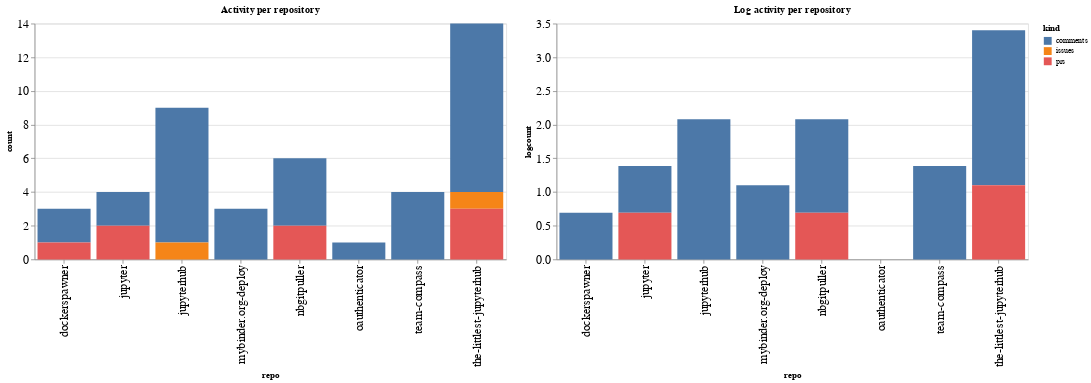

The cell this chart's notebook holds for it:
### Code cell
ch1 = alt.Chart(repo_summaries, width=600, title="Activity per repository").mark_bar().encode(
    x='repo',
    y='count',
    color='kind',
    tooltip="kind"
)

ch2 = alt.Chart(repo_summaries, width=600, title="Log activity per repository").mark_bar().encode(
    x='repo',
    y='logcount',
    color='kind',
    tooltip="kind"
)

ch1 | ch2

### Figure 1 — Vega-Lite specification as saved in the notebook (floating-point values rounded to 4 significant figures)
{"config": {"axisLeft": {"labelFontSize": 15}, "axisBottom": {"labelFontSize": 15}}, "hconcat": [{"mark": "bar", "encoding": {"color": {"type": "nominal", "field": "kind"}, "tooltip": {"type": "nominal", "field": "kind"}, "x": {"type": "nominal", "field": "repo"}, "y": {"type": "quantitative", "field": "count"}}, "title": "Activity per repository", "width": 600}, {"mark": "bar", "encoding": {"color": {"type": "nominal", "field": "kind"}, "tooltip": {"type": "nominal", "field": "kind"}, "x": {"type": "nominal", "field": "repo"}, "y": {"type": "quantitative", "field": "logcount"}}, "title": "Log activity per repository", "width": 600}], "data": {"name": "data-d170c254f53f2bb14edc9e19d6d9e562"}, "$schema": "https://vega.github.io/schema/vega-lite/v4.8.1.json", "datasets": {"data-d170c254f53f2bb14edc9e19d6d9e562": [{"repo": "dockerspawner", "kind": "comments", "count": 2, "logcount": 0.6931}, {"repo": "dockerspawner", "kind": "prs", "count": 1, "logcount": 0.0}, {"repo": "jupyter", "kind": "comments", "count": 2, "logcount": 0.6931}, {"repo": "jupyter", "kind": "prs", "count": 2, "logcount": 0.6931}, {"repo": "jupyterhub", "kind": "comments", "count": 8, "logcount": 2.079}, {"repo": "jupyterhub", "kind": "issues", "count": 1, "logcount": 0.0}, {"repo": "mybinder.org-deploy", "kind": "comments", "count": 3, "logcount": 1.099}, {"repo": "nbgitpuller", "kind": "comments", "count": 4, "logcount": 1.386}, {"repo": "nbgitpuller", "kind": "prs", "count": 2, "logcount": 0.6931}, {"repo": "oauthenticator", "kind": "comments", "count": 1, "logcount": 0.0}, {"repo": "team-compass", "kind": "comments", "count": 4, "logcount": 1.386}, {"repo": "the-littlest-jupyterhub", "kind": "comments", "count": 10, "logcount": 2.303}, {"repo": "the-littlest-jupyterhub", "kind": "issues", "count": 1, "logcount": 0.0}, {"repo": "the-littlest-jupyterhub", "kind": "prs", "count": 3, "logcount": 1.099}]}}
